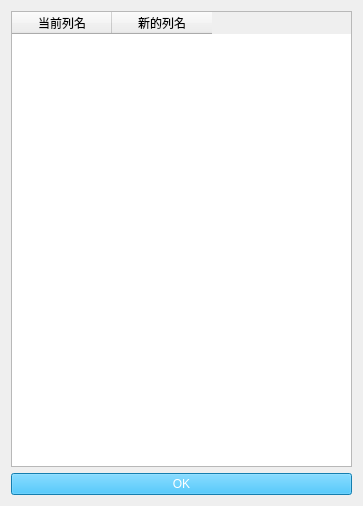
<?xml version="1.0" encoding="UTF-8"?>
<ui version="4.0">
    <class>Form</class>
    <widget class="QWidget" name="Form">
        <property name="geometry">
            <rect>
                <x>0</x>
                <y>0</y>
                <width>363</width>
                <height>506</height>
            </rect>
        </property>
        <property name="windowTitle">
            <string>重命名列</string>
        </property>
        <layout class="QVBoxLayout" name="verticalLayout">
            <item>
                <widget class="QTableWidget" name="tableWidget">
                    <property name="sizeAdjustPolicy">
                        <enum>QAbstractScrollArea::AdjustToContents</enum>
                    </property>
                    <property name="columnCount">
                        <number>2</number>
                    </property>
                    <attribute name="verticalHeaderVisible">
                        <bool>false</bool>
                    </attribute>
                    <column>
                        <property name="text">
                            <string>当前列名</string>
                        </property>
                    </column>
                    <column>
                        <property name="text">
                            <string>新的列名</string>
                        </property>
                    </column>
                </widget>
            </item>
            <item>
                <widget class="QPushButton" name="pushButton">
                    <property name="styleSheet">
                        <string notr="true">color: rgb(255, 255, 255); background-color: rgb(28, 177, 245);</string>
                    </property>
                    <property name="text">
                        <string>OK</string>
                    </property>
                </widget>
            </item>
        </layout>
    </widget>
    <resources/>
    <connections/>
</ui>
